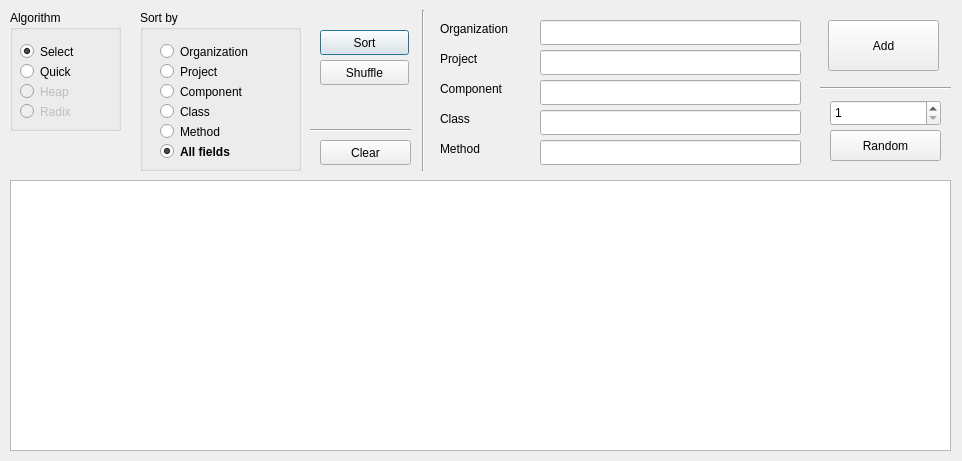
<?xml version="1.0" encoding="UTF-8"?>
<ui version="4.0">
 <class>SortDemoWindow</class>
 <widget class="QDialog" name="SortDemoWindow">
  <property name="windowModality">
   <enum>Qt::ApplicationModal</enum>
  </property>
  <property name="enabled">
   <bool>true</bool>
  </property>
  <property name="geometry">
   <rect>
    <x>0</x>
    <y>0</y>
    <width>962</width>
    <height>461</height>
   </rect>
  </property>
  <property name="windowTitle">
   <string>Sort Algorithms Demo</string>
  </property>
  <property name="modal">
   <bool>true</bool>
  </property>
  <widget class="QGroupBox" name="groupBox">
   <property name="geometry">
    <rect>
     <x>10</x>
     <y>10</y>
     <width>111</width>
     <height>121</height>
    </rect>
   </property>
   <property name="title">
    <string>Algorithm</string>
   </property>
   <widget class="QRadioButton" name="radixAlg">
    <property name="enabled">
     <bool>false</bool>
    </property>
    <property name="geometry">
     <rect>
      <x>10</x>
      <y>90</y>
      <width>91</width>
      <height>23</height>
     </rect>
    </property>
    <property name="text">
     <string>Radix</string>
    </property>
   </widget>
   <widget class="QRadioButton" name="selectAlg">
    <property name="geometry">
     <rect>
      <x>10</x>
      <y>30</y>
      <width>91</width>
      <height>23</height>
     </rect>
    </property>
    <property name="text">
     <string>Select</string>
    </property>
    <property name="checked">
     <bool>true</bool>
    </property>
   </widget>
   <widget class="QRadioButton" name="heapAlg">
    <property name="enabled">
     <bool>false</bool>
    </property>
    <property name="geometry">
     <rect>
      <x>10</x>
      <y>70</y>
      <width>91</width>
      <height>23</height>
     </rect>
    </property>
    <property name="text">
     <string>Heap</string>
    </property>
   </widget>
   <widget class="QRadioButton" name="quickAlg">
    <property name="geometry">
     <rect>
      <x>10</x>
      <y>50</y>
      <width>91</width>
      <height>23</height>
     </rect>
    </property>
    <property name="text">
     <string>Quick</string>
    </property>
   </widget>
  </widget>
  <widget class="QGroupBox" name="groupBox_2">
   <property name="geometry">
    <rect>
     <x>140</x>
     <y>10</y>
     <width>161</width>
     <height>161</height>
    </rect>
   </property>
   <property name="title">
    <string>Sort by</string>
   </property>
   <widget class="QRadioButton" name="allFields">
    <property name="geometry">
     <rect>
      <x>20</x>
      <y>130</y>
      <width>131</width>
      <height>23</height>
     </rect>
    </property>
    <property name="font">
     <font>
      <weight>75</weight>
      <bold>true</bold>
     </font>
    </property>
    <property name="text">
     <string>All fields</string>
    </property>
    <property name="checked">
     <bool>true</bool>
    </property>
   </widget>
   <widget class="QRadioButton" name="methodField">
    <property name="geometry">
     <rect>
      <x>20</x>
      <y>110</y>
      <width>131</width>
      <height>23</height>
     </rect>
    </property>
    <property name="text">
     <string>Method</string>
    </property>
   </widget>
   <widget class="QRadioButton" name="classField">
    <property name="geometry">
     <rect>
      <x>20</x>
      <y>90</y>
      <width>131</width>
      <height>23</height>
     </rect>
    </property>
    <property name="text">
     <string>Class</string>
    </property>
   </widget>
   <widget class="QRadioButton" name="projField">
    <property name="geometry">
     <rect>
      <x>20</x>
      <y>50</y>
      <width>131</width>
      <height>23</height>
     </rect>
    </property>
    <property name="text">
     <string>Project</string>
    </property>
   </widget>
   <widget class="QRadioButton" name="componentField">
    <property name="geometry">
     <rect>
      <x>20</x>
      <y>70</y>
      <width>131</width>
      <height>23</height>
     </rect>
    </property>
    <property name="text">
     <string>Component</string>
    </property>
   </widget>
   <widget class="QRadioButton" name="orgField">
    <property name="geometry">
     <rect>
      <x>20</x>
      <y>30</y>
      <width>131</width>
      <height>23</height>
     </rect>
    </property>
    <property name="text">
     <string>Organization</string>
    </property>
   </widget>
  </widget>
  <widget class="QPushButton" name="sortButton">
   <property name="geometry">
    <rect>
     <x>320</x>
     <y>30</y>
     <width>89</width>
     <height>25</height>
    </rect>
   </property>
   <property name="text">
    <string>Sort</string>
   </property>
  </widget>
  <widget class="QPushButton" name="shuffleButton">
   <property name="geometry">
    <rect>
     <x>320</x>
     <y>60</y>
     <width>89</width>
     <height>25</height>
    </rect>
   </property>
   <property name="text">
    <string>Shuffle</string>
   </property>
  </widget>
  <widget class="QTextBrowser" name="textBrowser">
   <property name="geometry">
    <rect>
     <x>10</x>
     <y>180</y>
     <width>941</width>
     <height>271</height>
    </rect>
   </property>
   <property name="font">
    <font>
     <family>Courier New</family>
     <pointsize>10</pointsize>
    </font>
   </property>
   <property name="toolTip">
    <string/>
   </property>
  </widget>
  <widget class="QLineEdit" name="orgEdit">
   <property name="geometry">
    <rect>
     <x>540</x>
     <y>20</y>
     <width>261</width>
     <height>25</height>
    </rect>
   </property>
  </widget>
  <widget class="QLabel" name="label">
   <property name="geometry">
    <rect>
     <x>440</x>
     <y>20</y>
     <width>101</width>
     <height>17</height>
    </rect>
   </property>
   <property name="text">
    <string>Organization</string>
   </property>
  </widget>
  <widget class="QLabel" name="label_2">
   <property name="geometry">
    <rect>
     <x>440</x>
     <y>50</y>
     <width>101</width>
     <height>17</height>
    </rect>
   </property>
   <property name="text">
    <string>Project</string>
   </property>
  </widget>
  <widget class="QLineEdit" name="projEdit">
   <property name="geometry">
    <rect>
     <x>540</x>
     <y>50</y>
     <width>261</width>
     <height>25</height>
    </rect>
   </property>
  </widget>
  <widget class="QLabel" name="label_3">
   <property name="geometry">
    <rect>
     <x>440</x>
     <y>80</y>
     <width>101</width>
     <height>17</height>
    </rect>
   </property>
   <property name="text">
    <string>Component</string>
   </property>
  </widget>
  <widget class="QLineEdit" name="componentEdit">
   <property name="geometry">
    <rect>
     <x>540</x>
     <y>80</y>
     <width>261</width>
     <height>25</height>
    </rect>
   </property>
  </widget>
  <widget class="QLabel" name="label_4">
   <property name="geometry">
    <rect>
     <x>440</x>
     <y>110</y>
     <width>101</width>
     <height>17</height>
    </rect>
   </property>
   <property name="text">
    <string>Class</string>
   </property>
  </widget>
  <widget class="QLineEdit" name="classEdit">
   <property name="geometry">
    <rect>
     <x>540</x>
     <y>110</y>
     <width>261</width>
     <height>25</height>
    </rect>
   </property>
  </widget>
  <widget class="QLabel" name="label_5">
   <property name="geometry">
    <rect>
     <x>440</x>
     <y>140</y>
     <width>101</width>
     <height>17</height>
    </rect>
   </property>
   <property name="text">
    <string>Method</string>
   </property>
  </widget>
  <widget class="QLineEdit" name="methodEdit">
   <property name="geometry">
    <rect>
     <x>540</x>
     <y>140</y>
     <width>261</width>
     <height>25</height>
    </rect>
   </property>
  </widget>
  <widget class="Line" name="line">
   <property name="geometry">
    <rect>
     <x>413</x>
     <y>10</y>
     <width>20</width>
     <height>161</height>
    </rect>
   </property>
   <property name="orientation">
    <enum>Qt::Vertical</enum>
   </property>
  </widget>
  <widget class="QPushButton" name="addButton">
   <property name="geometry">
    <rect>
     <x>828</x>
     <y>20</y>
     <width>111</width>
     <height>51</height>
    </rect>
   </property>
   <property name="text">
    <string>Add</string>
   </property>
  </widget>
  <widget class="QPushButton" name="randomButton">
   <property name="geometry">
    <rect>
     <x>830</x>
     <y>130</y>
     <width>111</width>
     <height>31</height>
    </rect>
   </property>
   <property name="text">
    <string>Random</string>
   </property>
  </widget>
  <widget class="Line" name="line_2">
   <property name="geometry">
    <rect>
     <x>820</x>
     <y>80</y>
     <width>131</width>
     <height>16</height>
    </rect>
   </property>
   <property name="orientation">
    <enum>Qt::Horizontal</enum>
   </property>
  </widget>
  <widget class="QSpinBox" name="rndCount">
   <property name="geometry">
    <rect>
     <x>830</x>
     <y>100</y>
     <width>111</width>
     <height>26</height>
    </rect>
   </property>
   <property name="minimum">
    <number>1</number>
   </property>
   <property name="maximum">
    <number>999</number>
   </property>
  </widget>
  <widget class="QPushButton" name="clearButton">
   <property name="geometry">
    <rect>
     <x>320</x>
     <y>140</y>
     <width>91</width>
     <height>25</height>
    </rect>
   </property>
   <property name="text">
    <string>Clear</string>
   </property>
  </widget>
  <widget class="Line" name="line_3">
   <property name="geometry">
    <rect>
     <x>310</x>
     <y>120</y>
     <width>101</width>
     <height>20</height>
    </rect>
   </property>
   <property name="orientation">
    <enum>Qt::Horizontal</enum>
   </property>
  </widget>
 </widget>
 <resources/>
 <connections/>
</ui>
